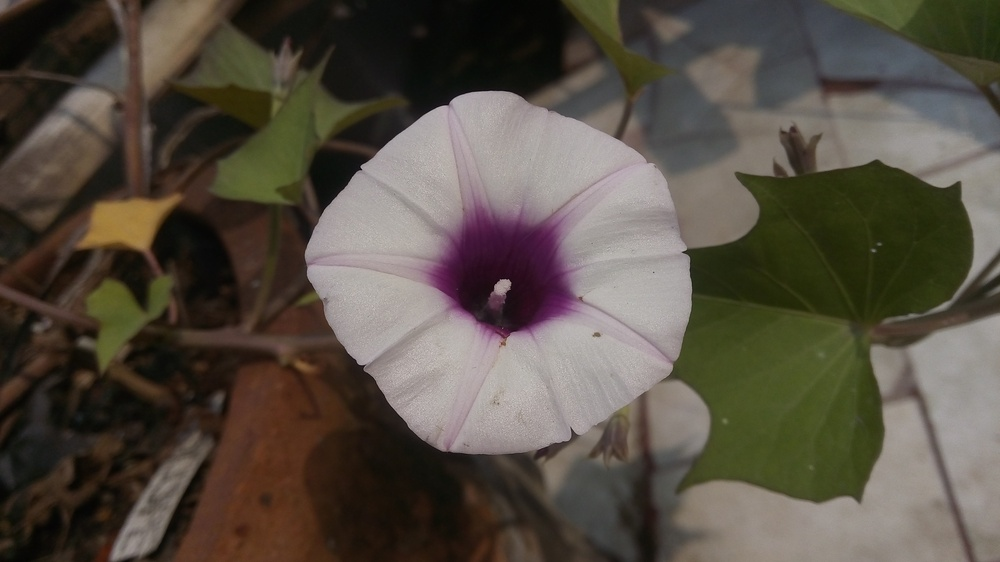
%> input picture assignment1/exercise4.jpg, 1000 x 562 px, shrunk from 4864 x 2736 before the run
$ octave exercise4.m   (GNU Octave 9; MATLAB toolbox functions it lacks are replaced by stand-ins)
%> lines starting %> are read from the running program, lines starting %| are printed output that depends on the picture
% reading the rgb image
I = imread('exercise4.jpg');
%> I is the input picture: size 562x1000x3 uint8; mean R, G, B 86.2, 78.5, 67.8
% displayiing the rgb image
subplot(2,3,1),imshow(I),title('Original');
% converting rgb to hsv
HSV = rgb2hsv(I);
%> HSV: size 562x1000x3 double; mean H, S, V 0.191, 0.325, 0.343
% displaying the hsv image
subplot(2,3,4),imshow(HSV),title('HSV');
% rotation of hue
Hue = HSV(:,:,1)*360;
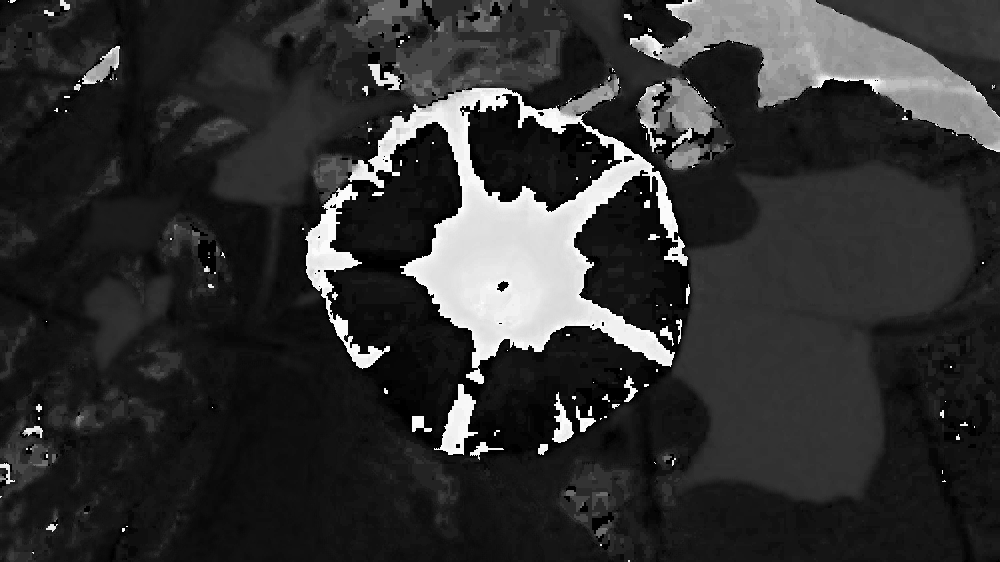
%> Hue: size 562x1000 double; min 0, max 358.5, mean 68.6; drawn with min black and max white
HSV(:,:,1) = mod(Hue+120,360)/360;
%> HSV: size 562x1000x3 double; mean H, S, V 0.442, 0.325, 0.343
I120 = hsv2rgb(HSV);
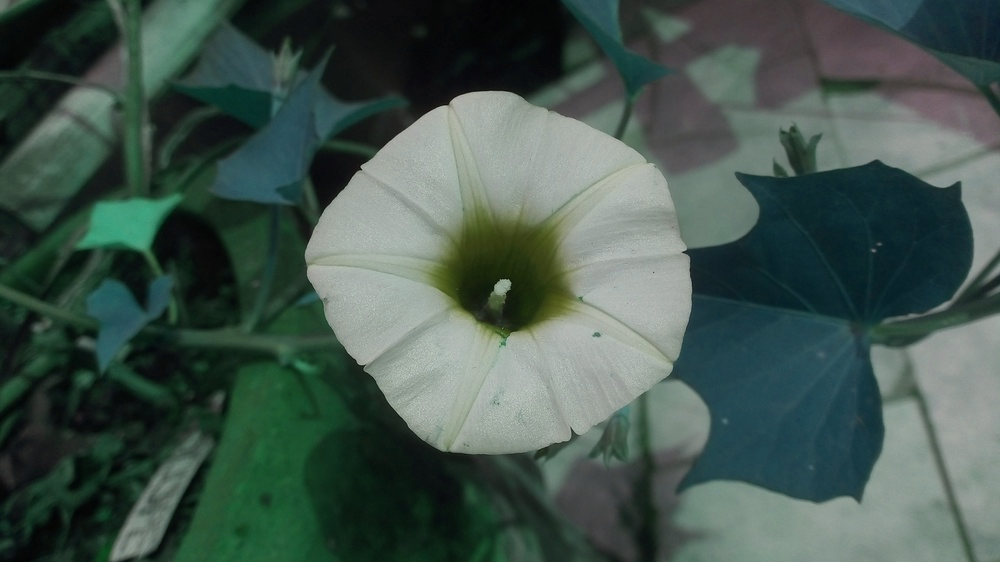
%> I120: size 562x1000x3 double; mean R, G, B 0.266, 0.338, 0.308
subplot(2,3,2),imshow(I120),title('HSV 120');
HSV(:,:,1) = mod(Hue-120,360)/360;
%> HSV: size 562x1000x3 double; mean H, S, V 0.731, 0.325, 0.343
In120 = hsv2rgb(HSV);
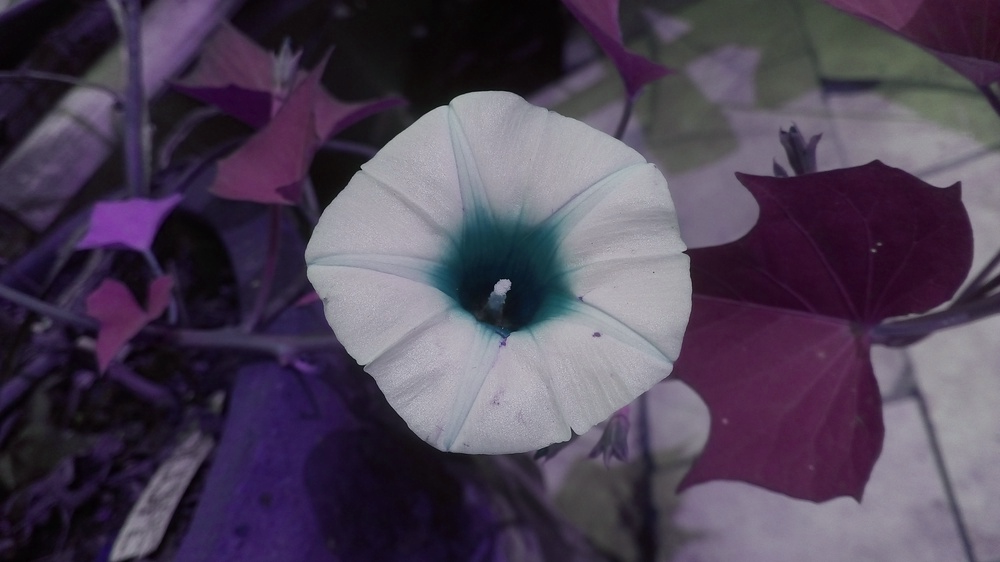
%> In120: size 562x1000x3 double; mean R, G, B 0.308, 0.266, 0.338
subplot(2,3,3),imshow(In120),title('HSV -120');

% gaining the rotation effect of hue from rgb components
[h, w, d] = size(I);
%> h = 562; w = 1000; d = 3
RGB120 = uint8(zeros(h, w, d));
RGB120(:, :, 1) = I(:, :, 3);
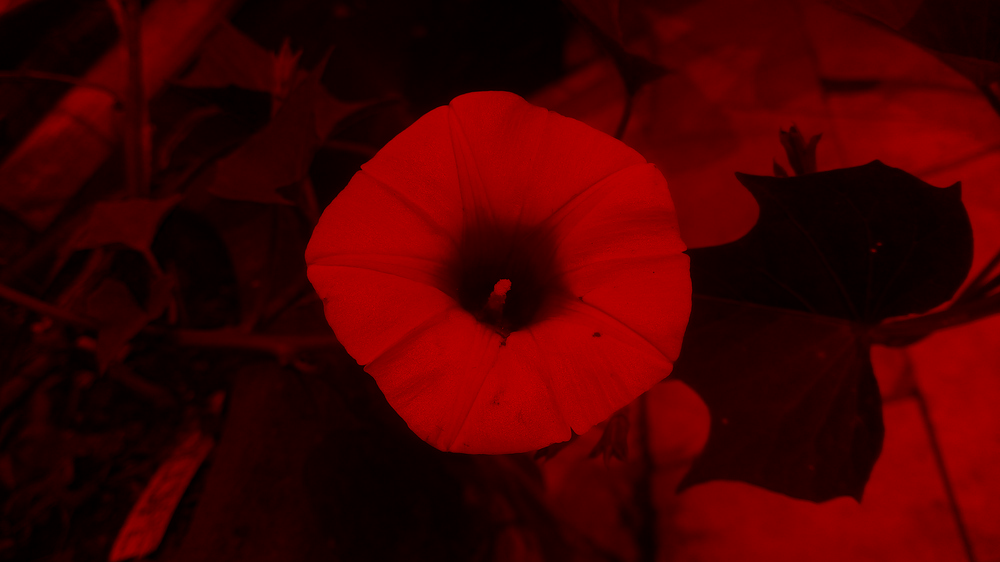
%> RGB120: size 562x1000x3 uint8; mean R, G, B 67.8, 0, 0
RGB120(:, :, 2) = I(:, :, 1);
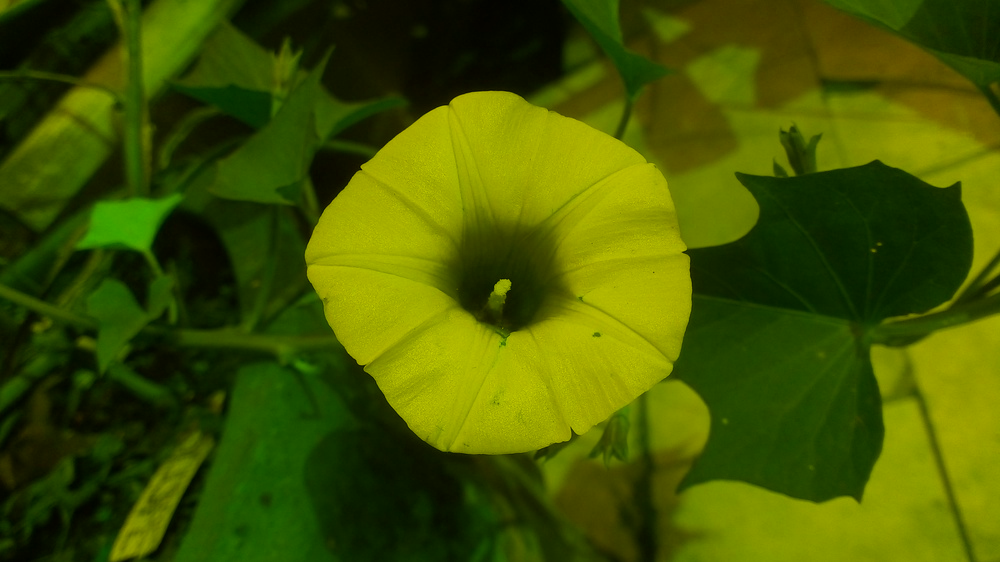
%> RGB120: size 562x1000x3 uint8; mean R, G, B 67.8, 86.2, 0
RGB120(:, :, 3) = I(:, :, 2);
subplot(2,3,5),imshow(RGB120),title('RGB 120');

RGBn120 = uint8(zeros(h, w, d));
RGBn120(:, :, 1) = I(:, :, 2);
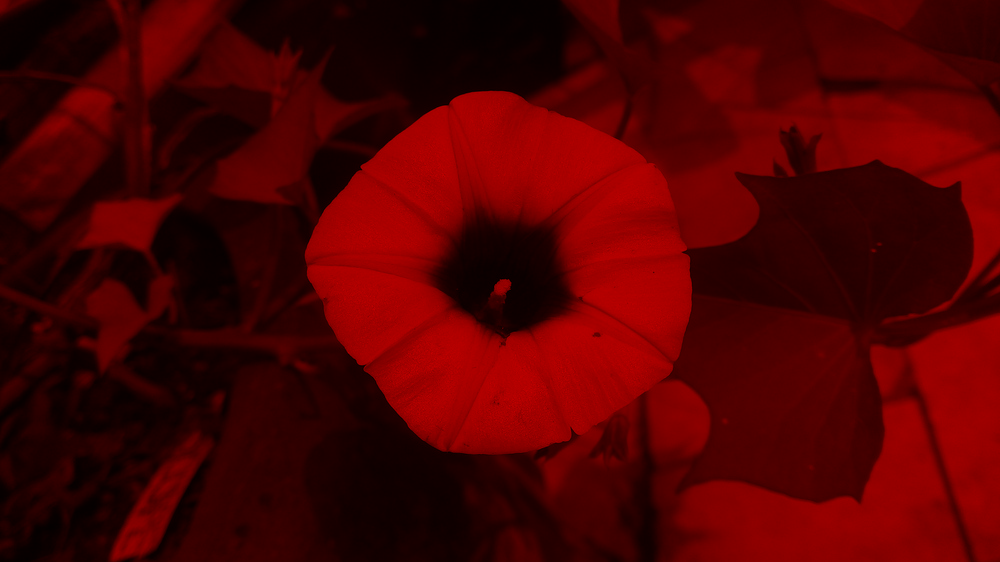
%> RGBn120: size 562x1000x3 uint8; mean R, G, B 78.5, 0, 0
RGBn120(:, :, 2) = I(:, :, 3);
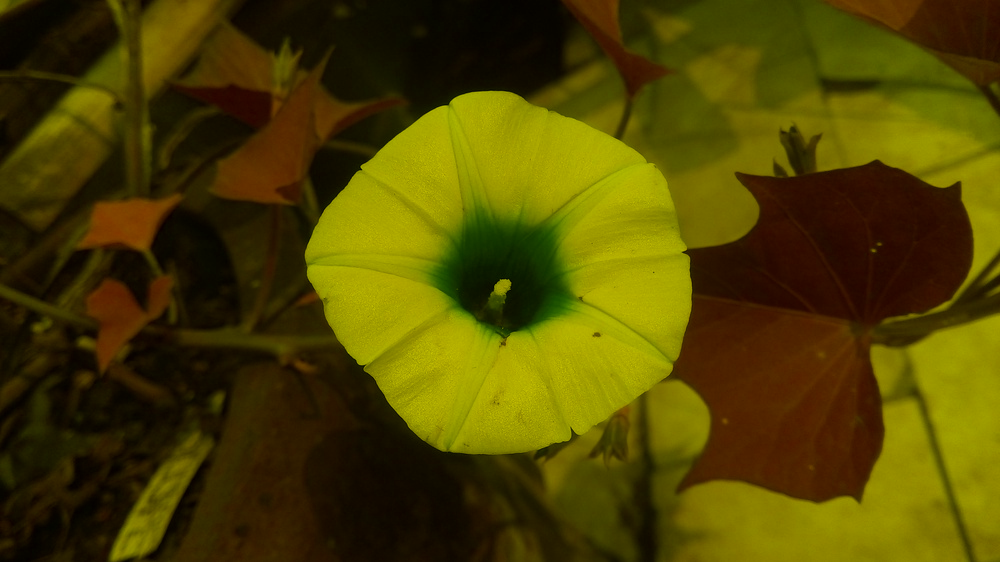
%> RGBn120: size 562x1000x3 uint8; mean R, G, B 78.5, 67.8, 0
RGBn120(:, :, 3) = I(:, :, 1);
subplot(2,3,6),imshow(RGBn120),title('RGB -120');
